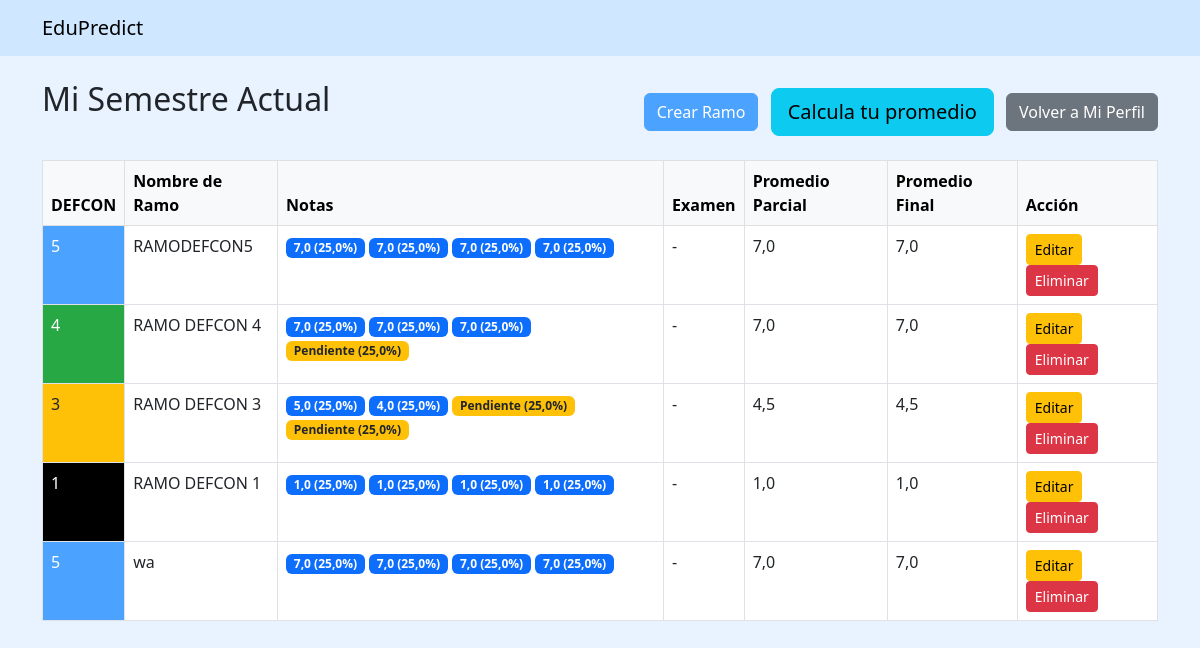
Page /mi-semestre/ (signed in) on the earlier database version.
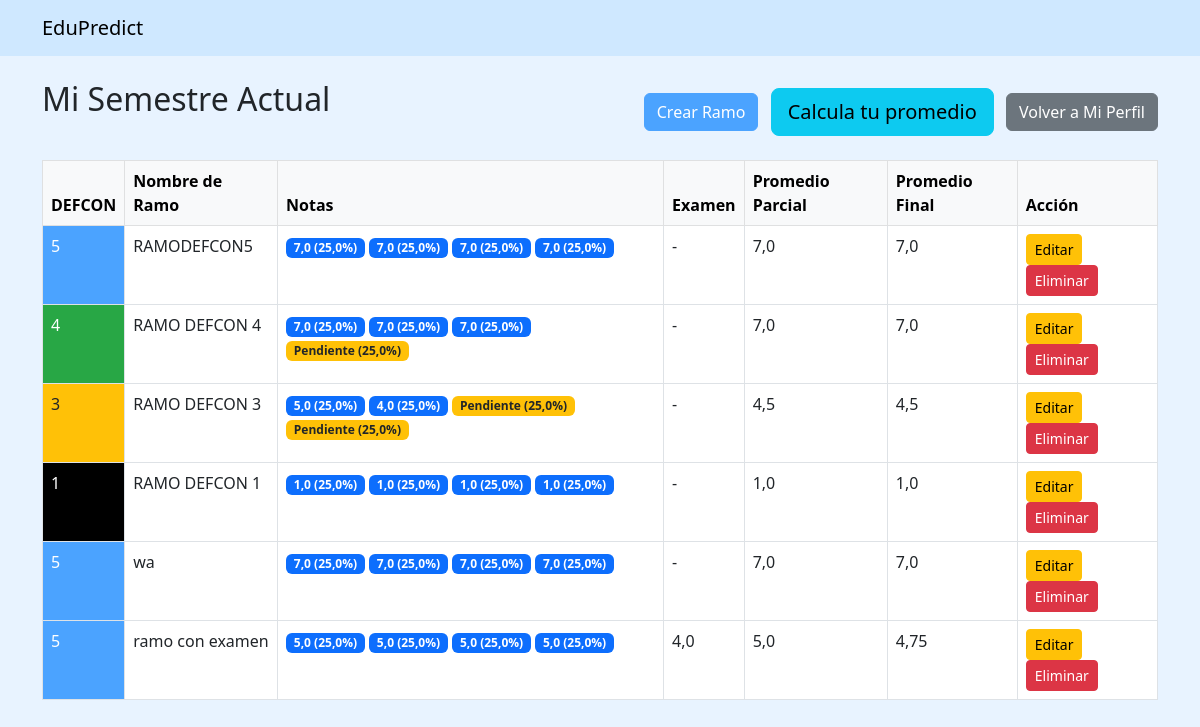
Same page on the later database version.
### core/models.py (models this page shows, shortened)
class Ramo(models.Model):
    user = models.ForeignKey(User, on_delete=models.CASCADE)
    nombre = models.CharField(max_length=100)
    notas = models.JSONField(default=list)  # Lista de dicts {"nota":float, "porcentaje":float}
    examen = models.JSONField(default=dict) # {"nota": float, "porcentaje": float} o {}
    @property
    def promedio_parcial(self):
        total = 0
        suma_porcentajes = 0
        for n in self.notas:
            if n.get("nota") is not None:
                total += n["nota"] * n["porcentaje"]/100
                suma_porcentajes += n["porcentaje"]
        if suma_porcentajes == 0:
            return 0
        return round(total / (suma_porcentajes/100), 2)
    @property
    def promedio_final(self):
        parcial = self.promedio_parcial
        examen_nota = self.examen.get("nota")
        examen_porc = self.examen.get("porcentaje", 0)
        if examen_nota is not None:
            final = parcial * (100 - examen_porc)/100 + examen_nota * examen_porc/100
        else:
            final = parcial
        return round(final, 2)
    @property # DEFINIR SISTEMA DE ALERTAS DEFCON
    def defcon(self):
        notas = self.notas
        examen_nota = self.examen.get("nota")
        examen_porc = self.examen.get("porcentaje", 0)
        faltantes = sum(1 for n in notas if n["nota"] is None)
        def promedio_simulado(nota_pendiente=1.0):
            total = 0
            suma_porcentajes = 0
            for n in notas:
                val = n["nota"] if n["nota"] is not None else nota_pendiente
                total += val * n["porcentaje"]/100
                suma_porcentajes += n["porcentaje"]
            parcial = total / (suma_porcentajes/100) if suma_porcentajes else 0
            if examen_nota is not None:
                final = parcial * (100 - examen_porc)/100 + examen_nota * examen_porc/100
            else:
                final = parcial
            return round(final, 2)
        if faltantes == 0 and (examen_nota is not None or examen_porc == 0) and self.promedio_final >= 3.95:
            return 5
        if faltantes == 0 and self.promedio_final < 3.95:
            return 1
        if faltantes >= 1:
            peor_caso = promedio_simulado(1.0)
            if peor_caso >= 3.95:
                return 4
            if faltantes >= 2:
                return 3
        return 1

### core/views.py (the view)
# urls.py: path("mi-semestre/", views.mi_semestre, name="mi-semestre"),
@login_required
def mi_semestre(request):
    ramos = Ramo.objects.filter(user=request.user)
    return render(request, "mi_semestre.html", {"ramos": ramos})

### core/templates/mi_semestre.html
{% extends "base.html" %}
{% block content %}
<div class="d-flex justify-content-between mb-3">
    <h2>Mi Semestre Actual</h2>
    <div>
        <a href="/crear-ramo" class="btn btn-primary">Crear Ramo</a>
        <a href="/calculadora-sinregistrar" class="btn btn-info btn-lg m-2">Calcula tu promedio</a>
        <a href="/miperfil" class="btn btn-secondary">Volver a Mi Perfil</a>
    </div>
</div>
<table class="table table-bordered">
    <thead class="table-light">
    <tr>
        <th>DEFCON</th>
        <th>Nombre de Ramo</th>
        <th>Notas</th>
        <th>Examen</th>
        <th>Promedio Parcial</th>
        <th>Promedio Final</th>
        <th>Acción</th>
    </tr>
</thead>
<tbody>
    {% for ramo in ramos %}
    <tr>
        {% if ramo.defcon == 5 %}
            <td class="text-white" style="background-color:#4ba3ff;">5</td>
        {% elif ramo.defcon == 4 %}
            <td class="text-white" style="background-color:#28a745;">4</td>
        {% elif ramo.defcon == 3 %}
            <td class="text-dark" style="background-color:#ffc107;">3</td>
        {% elif ramo.defcon == 2 %}
            <td class="text-white" style="background-color:#dc3545;">2</td>
        {% else %}
            <td class="text-white" style="background-color:#000000;">1</td>
        {% endif %}
        <td>{{ ramo.nombre }}</td>
        <td>
    {% for n in ramo.notas %}
        {% if n.nota != None %}
            <span class="badge bg-primary"> {{ n.nota }} ({{ n.porcentaje }}%) </span>
        {% else %}
            <span class="badge bg-warning text-dark"> Pendiente ({{ n.porcentaje }}%) </span>
        {% endif %}
    {% endfor %}
</td>
        <td>{{ ramo.examen.nota|default:"-" }}</td>
        <td>{{ ramo.promedio_parcial }}</td>
        <td>{{ ramo.promedio_final }}</td>
        <td>
            <a href="/editar-ramo/{{ ramo.id }}" class="btn btn-sm btn-warning">Editar</a>
            <a href="/eliminar-ramo/{{ ramo.id }}" class="btn btn-sm btn-danger" onclick="return confirm('¿Seguro que quieres eliminar este ramo?');">Eliminar</a>
        </td>
    </tr>
    {% empty %}
    <tr>
        <td colspan="7" class="text-center">No hay ramos agregados</td>
    </tr>
    {% endfor %}
</tbody>
</table>
{% endblock %}

### core/templates/base.html (shortened to what this page needs)
<!DOCTYPE html>
<html lang="es">
<head>
    <link href="https://cdn.jsdelivr.net/npm/bootstrap@5.3.0/dist/css/bootstrap.min.css" rel="stylesheet">
</head>
<body>
    <nav class="navbar navbar-expand-lg navbar-light" style="background-color: #cfe8ff;">
        <div class="container">
            <a class="navbar-brand" href="/">EduPredict</a>
        </div>
    </nav>
    <div class="container mt-4">
        {% block content %}{% endblock %}
    </div>
</body>
</html>

### core/templates/base.html (style rules this page uses)
body { background-color: #e8f3ff; }
.btn-primary { background-color: #4ba3ff; border-color: #4ba3ff; }

Differences in the rows shown:
added Ramo: shows "5", nombre "ramo con examen", nota "5,0" "5,0" "5,0" "5,0", porcentaje "25,0" "25,0" "25,0" "25,0", examen.nota "4,0", promedio_parcial "5,0", promedio_final "4,75"
